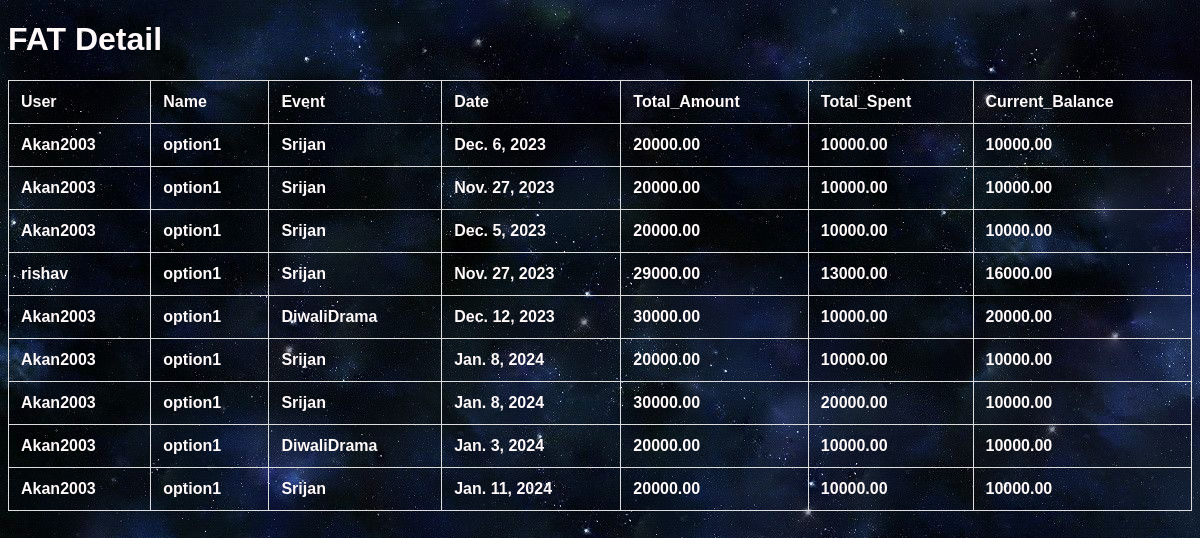
/FATS_Details/, run on an earlier commit of the app's database.
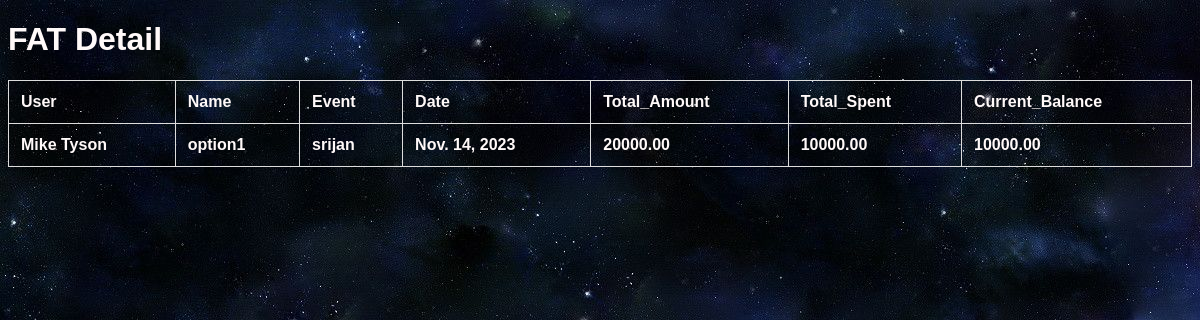
And on a later commit of the database.
### api/models.py (models this page shows)
class Content(models.Model):
    user = models.ForeignKey(Exp, on_delete=models.CASCADE)
    name =  models.CharField(max_length = 100, default='NULL')
    event = models.CharField(max_length = 100, default='NULL')
    Date = models.DateField(default=datetime.date(2023, 12, 24))
    Current_Balance = models.DecimalField(max_digits = 20 , decimal_places = 2 , default = 0.00)
    Total_Amount = models.DecimalField(max_digits = 20 , decimal_places = 2 , default = 0.00)
    Total_Spent = models.DecimalField(max_digits = 20 , decimal_places = 2 , default = 0.00)

class Exp(AbstractUser):
    user_name = models.CharField(max_length = 100, default='NULL')
    securityquestion = models.CharField(max_length = 100, default = '')
    securityanswer = models.CharField(max_length = 100, default = '')

### api/views.py (the view)
# urls.py: path('FATS_Details/', views.fatdetail, name='fatdetail'),
def fatdetail(request):
    post = Content.objects.raw("SELECT * FROM api_content WHERE name='option1'")
    print(post)
    return render(request, 'fat_detail.html', {'data': post})

### api/templates/fat_detail.html (shortened to what this page needs)
<!DOCTYPE html>
{% load static %}
<html lang="en">
<head>
    <link rel="stylesheet" href="{% static 'js/fat_detail.css' %}">
</head>
<body>
<h1>FAT Detail</h1>
    <table>
        <thead>
            <tr>
                <th>User</th>
                <th>Name</th>
                <th>Event</th>
                <th>Date</th>
                <th>Total_Amount</th>
                <th>Total_Spent</th>
                <th>Current_Balance</th>
            </tr>
        </thead>
        <tbody>
            {% for i in data %}
                <tr>
                    <td>{{ i.user.user_name }}</td>
                    <td>{{ i.name }}</td>
                    <td>{{ i.event }}</td>
                    <td>{{ i.Date }}</td>
                    <td>{{ i.Total_Amount }}</td>
                    <td>{{ i.Total_Spent }}</td>
                    <td>{{ i.Current_Balance }}</td>
                </tr>
            {% endfor %}
        </tbody>
    </table>
</body>
</html>

### api/static/js/fat_detail.css (style rules this page uses)
body { font-family: Arial, sans-serif; background: url("/static/images/fatdetails.jpg") no-repeat; }
h1 { color: #fff9f9; }
table { width: 100%; border-collapse: collapse; margin-top: 20px; }
th, td { border: 1px solid #ddd; padding: 12px; text-align: left; font-weight: bold; color: #fff9f9; }
th { background: transparent; font-weight: bold; }

What changed in the data, as far as the page shows it:
removed Content: user.user_name "Akan2003", name "option1", event "Srijan", Date "Dec. 6, 2023", Total_Amount "20000.00", Total_Spent "10000.00", Current_Balance "10000.00"
removed Content: user.user_name "Akan2003", name "option1", event "Srijan", Date "Nov. 27, 2023", Total_Amount "20000.00", Total_Spent "10000.00", Current_Balance "10000.00"
removed Content: user.user_name "Akan2003", name "option1", event "Srijan", Date "Dec. 5, 2023", Total_Amount "20000.00", Total_Spent "10000.00", Current_Balance "10000.00"
removed Content: user.user_name "rishav", name "option1", event "Srijan", Date "Nov. 27, 2023", Total_Amount "29000.00", Total_Spent "13000.00", Current_Balance "16000.00"
removed Content: user.user_name "Akan2003", name "option1", event "DiwaliDrama", Date "Dec. 12, 2023", Total_Amount "30000.00", Total_Spent "10000.00", Current_Balance "20000.00"
removed Content: user.user_name "Akan2003", name "option1", event "Srijan", Date "Jan. 8, 2024", Total_Amount "20000.00", Total_Spent "10000.00", Current_Balance "10000.00"
removed Content: user.user_name "Akan2003", name "option1", event "Srijan", Date "Jan. 8, 2024", Total_Amount "30000.00", Total_Spent "20000.00", Current_Balance "10000.00"
removed Content: user.user_name "Akan2003", name "option1", event "DiwaliDrama", Date "Jan. 3, 2024", Total_Amount "20000.00", Total_Spent "10000.00", Current_Balance "10000.00"
removed Content: user.user_name "Akan2003", name "option1", event "Srijan", Date "Jan. 11, 2024", Total_Amount "20000.00", Total_Spent "10000.00", Current_Balance "10000.00"
added Content: user.user_name "Mike Tyson", name "option1", event "srijan", Date "Nov. 14, 2023", Total_Amount "20000.00", Total_Spent "10000.00", Current_Balance "10000.00"
